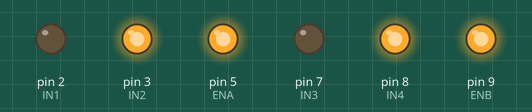
Recording of a sketch running on a simulated Arduino Uno, built with avr-gcc and run on an emulated ATmega328P. Shown: output pins drawn as LEDs (lit = HIGH).

Above: at 1.5 s.
At 4.0 s:
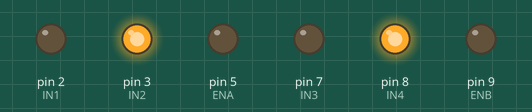
Timing chart, 0 to 5.8 s (numbered marks = the images above):
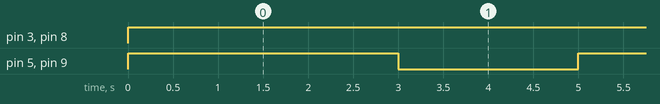

The sketch:

PGM-15.ino
```cpp
int IN1 = 2;
int IN2 = 3;
int ENA = 5;
int IN3 = 7;
int IN4 = 8;
int ENB = 9;

void setup(){
  pinMode(IN1, OUTPUT);
  pinMode(IN2, OUTPUT);
  pinMode(ENA, OUTPUT);
  pinMode(IN3, OUTPUT);
  pinMode(IN4, OUTPUT);
  pinMode(ENB, OUTPUT);
}

void loop(){
  digitalWrite(ENA, HIGH);
  digitalWrite(IN1, LOW);
  digitalWrite(IN2, HIGH);

  digitalWrite(ENB, HIGH);
  digitalWrite(IN3, LOW);
  digitalWrite(IN4, HIGH);
  delay(3000);

  digitalWrite(ENA, LOW);
  digitalWrite(ENB, LOW);
  delay(2000);
}
```

Measured:
- by itself, pin 3 (IN2), pin 8 (IN4): LOW → HIGH at 0.00 s
- by itself, pin 5 (ENA), pin 9 (ENB): alternates HIGH for 3.0 s and LOW for 2.0 s
